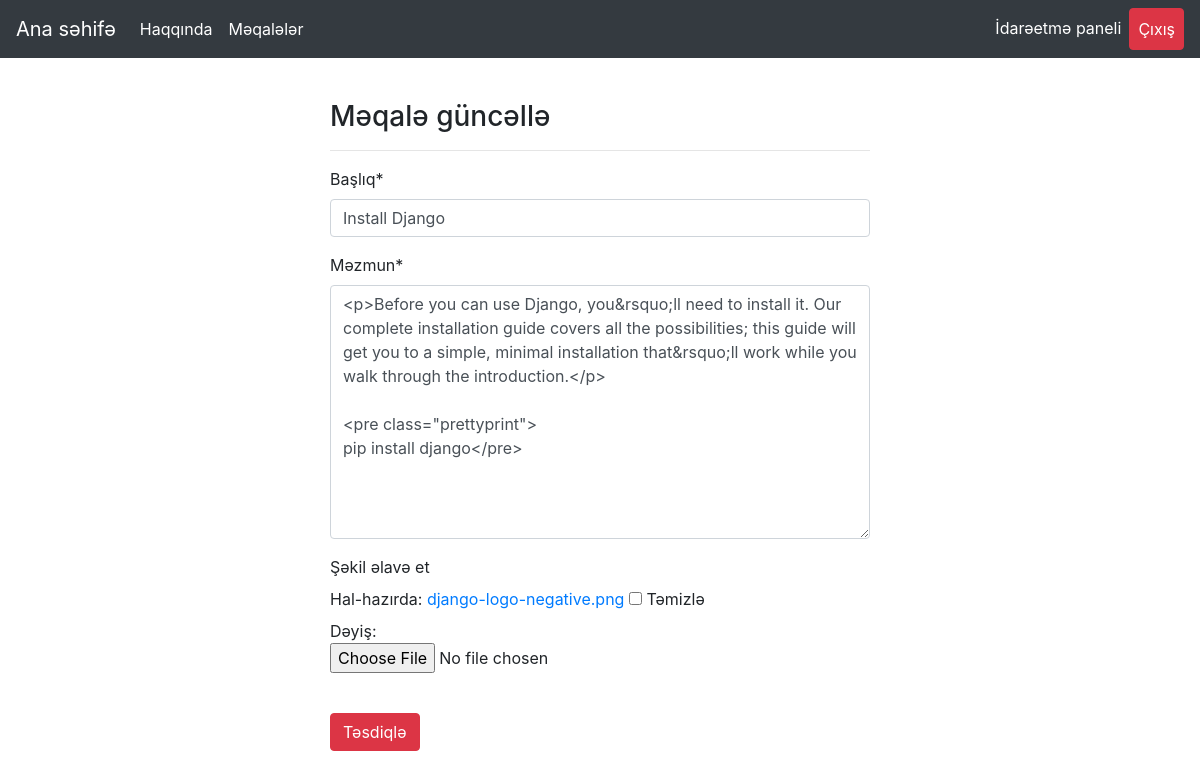
Page /articles/update/19 (signed in) on the committed database.
### article/models.py (models this page shows, shortened)
class Article(models.Model):
    author = models.ForeignKey("auth.User",on_delete=models.CASCADE)
    title = models.CharField(verbose_name="Başlıq",max_length=50)
    content = RichTextField(verbose_name="Məzmun")
    created_at = models.DateTimeField(auto_now_add=True)
    article_image = models.FileField(blank=True,null=True,verbose_name = "Şəkil əlavə et")
    class Meta:
        ordering = ['-created_at']

### article/views.py (the view)
# urls.py: path('update/<int:id>', views.updateArticle,name = "update"),
@login_required(login_url="user:login")
def updateArticle(request,id):
    article = get_object_or_404(Article,id = id)
    form = ArticleForm(request.POST or None, request.FILES or None,instance=article)
    if article.author.id == request.user.id:
        if form.is_valid():
            article = form.save(commit=False)
            article.author = request.user
            article.save()
            messages.success(request, "Məqalə uğurla güncəlləndi edildi.")
            return redirect("index")
    else:
        messages.warning(request,"Bu məqalə sizə aid deyil güncəlləyə bilməzsiniz!")
        return redirect("article:dashboard")
    return render(request,"update.html",{"form":form})

### article/forms.py
class ArticleForm(forms.ModelForm):
    class Meta:
        model = Article
        fields = ['title', 'content','article_image']

### templates/update.html (shortened to what this page needs)
{% extends "layout.html" %}
{% load crispy_forms_tags %}
{% block body %}
<div class="row">
  <div class="col-md-6 offset-md-3">
        <h3>Məqalə güncəllə</h3>
        <hr>
        <form method="POST" enctype="multipart/form-data">
            {{form|crispy}}
            <br>
            <button type="submit" class="btn btn-danger">Təsdiqlə</button>
        </form>
    </div>
</div>
{% endblock body %}

### rows in the picture
Article: title "Install Django", content "<p>Before you can use Django, you&rsquo;ll need to install it. Our complete installation guide covers all the possibilities; this guide will get you to a simple, minimal installation that&rsquo;ll work while you walk through the introduction.</p> <pre class=\"prettyprint\"> pip install django</pre>"
